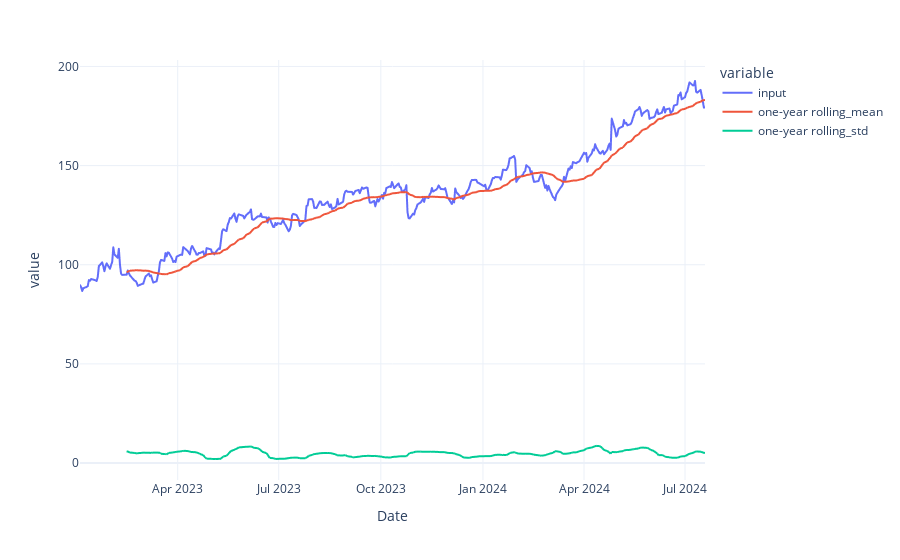

The code cell stored with this chart in its notebook:
### Code cell
px.line(data)

### Figure 1 — Plotly figure (JSON) as saved in the notebook; plotly's stock layout.template omitted (floating-point values rounded to 4 significant figures; data arrays with more than 128 entries replaced by an {"elided": "..."} marker saying what was removed)
{"data": [{"hovertemplate": "variable=input<br>Date=%{x}<br>value=%{y}<extra></extra>", "legendgroup": "input", "line": {"color": "#636efa", "dash": "solid"}, "marker": {"symbol": "circle"}, "mode": "lines", "name": "input", "showlegend": true, "type": "scattergl", "x": {"elided": "388 str values"}, "xaxis": "x", "y": {"elided": "388 float values"}, "yaxis": "y"}, {"hovertemplate": "variable=one-year rolling_mean<br>Date=%{x}<br>value=%{y}<extra></extra>", "legendgroup": "one-year rolling_mean", "line": {"color": "#EF553B", "dash": "solid"}, "marker": {"symbol": "circle"}, "mode": "lines", "name": "one-year rolling_mean", "showlegend": true, "type": "scattergl", "x": {"elided": "388 str values"}, "xaxis": "x", "y": {"elided": "388 float values"}, "yaxis": "y"}, {"hovertemplate": "variable=one-year rolling_std<br>Date=%{x}<br>value=%{y}<extra></extra>", "legendgroup": "one-year rolling_std", "line": {"color": "#00cc96", "dash": "solid"}, "marker": {"symbol": "circle"}, "mode": "lines", "name": "one-year rolling_std", "showlegend": true, "type": "scattergl", "x": {"elided": "388 str values"}, "xaxis": "x", "y": {"elided": "388 float values"}, "yaxis": "y"}], "layout": {"legend": {"title": {"text": "variable"}, "tracegroupgap": 0}, "margin": {"t": 60}, "xaxis": {"anchor": "y", "domain": [0, 1], "title": {"text": "Date"}}, "yaxis": {"anchor": "x", "domain": [0, 1], "title": {"text": "value"}}}}
